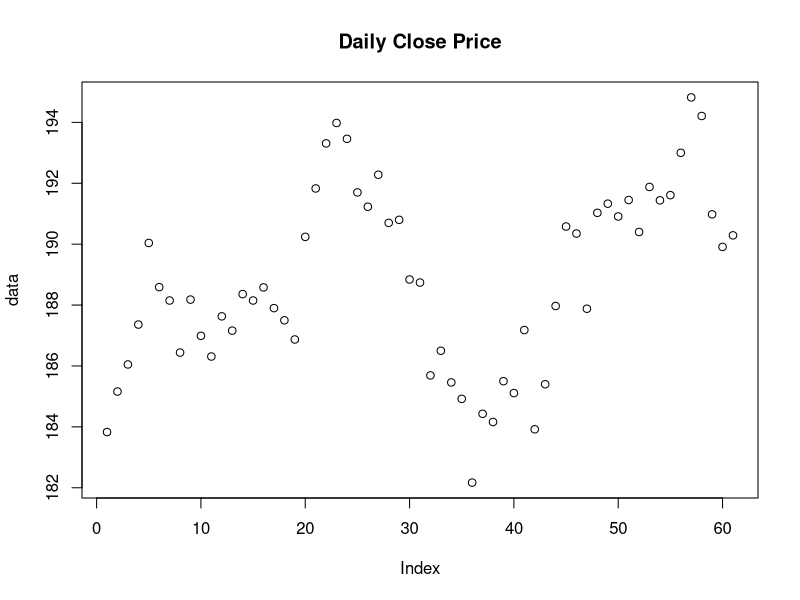
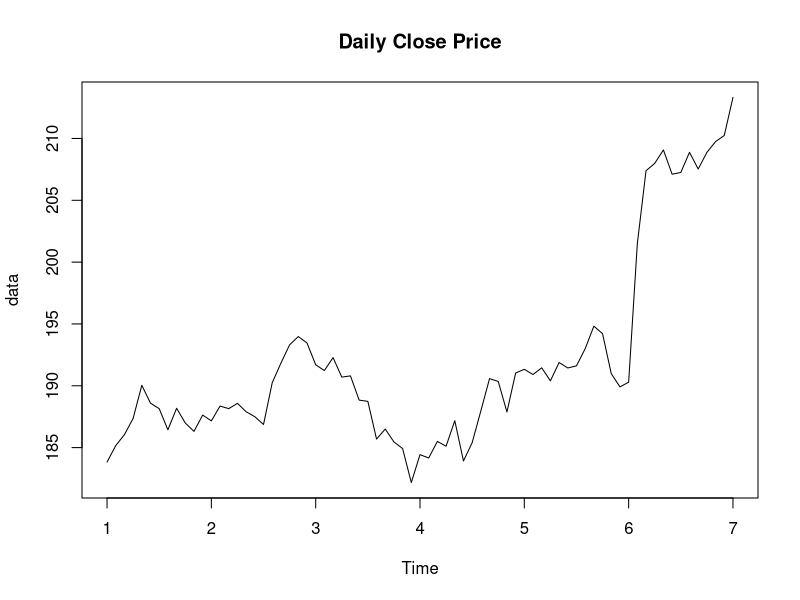
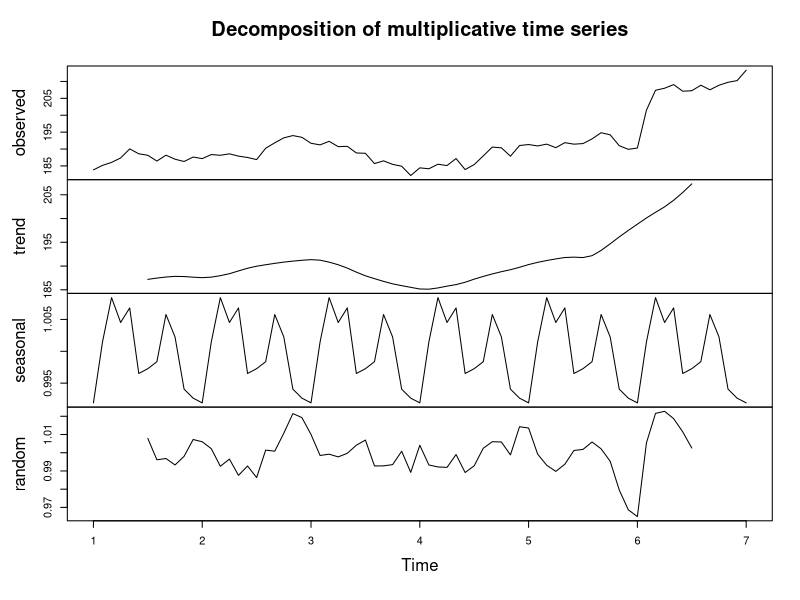

Write R code to recreate these figures, in order. (Note: this script raises an error after producing the figures.)
#------------------------------  Assignment 23 -----------------------------------

# Perform the below given activities:
# a. Take Apple Stock Prices from Yahoo Finance for last 90 days
# b. Predict the Stock closing prices for next 15 days.
# c. Submit your accuracy
# d. After 15 days again collect the data and compare with your forecast

# --------------------------------------------------------------------------------

getwd()
setwd("C:/Ayush Yuvraj/My Document/R studio/Assignment")
# import Apple stock price data
df <- read.csv('AAPL.csv')
head(df)
str(df)
View(df)

df$Date <- as.Date(df$Date)

data = ts(df$Close)
test = data[62:73]
data = data[1:61]

plot(data, main= "Daily Close Price")

data = ts(df$Close, frequency = 12)
plot(data, main = "Daily Close Price")

decompose(data)
decompose(data, type = "multi")

par(mfrow=c(1,2))
plot(decompose(data, type = "multi"))

# creating seasonal forecast
library(forecast)
par(mfrow=c(1.1))
seasonplot(data)

# lags
lag(data,10)
lag.plot(data)

# Partial auto correlation
pac <- pacf(data)
pac$acf

# Auto correlation
ac <- acf(data)
ac$acf

# looking at ACF and PACF graph it is clear that the time series is not stationary
#------------------------------------------
model <- lm(data ~ c(1:length(data)))
summary(model)

plot(resid(model), type = 'l')

accuracy(model)
#----------------------------------------------

# deseasonlise the time series

tbl <- stl(data, 'periodic')
stab <- seasadj(tbl)
seasonplot(stab, 12)

# unit root for stationarity
# The Augmented Dicky Fuller Test for  
library(tseries)
adf.test(data)
# P value is greater than 0.05 , hence we fail to reject the null hypo
# there is unit root in time series hence the time series is not stationary

#----------------------------------------------

# Automatic ARIMA Model 
model2 <- auto.arima(data)
model2
plot(forecast(model2, h=12))
accuracy(model2)
#----------------------------------------------

# running model on diff data
# difference method to smoothen the data with lag = 5
adf.test(diff(data, lag = 5))
plot(diff(data, lag = 5))

model3 <- auto.arima(diff(data, lag = 5))
accuracy(model3)

acf(diff(data, lag = 5))
pacf(diff(data, lag = 5))

#-------------------------------------------------

# taking random order
model4 <- Arima(diff(data, lag = 5), order = c(4,0,5))
model4
accuracy(model4)
plot(forecast(model4, h=12))
#---------------------------------------------------

# taking random order
model5 <- Arima(diff(data, lag = 5), order = c(4,0,4))
model5
accuracy(model5)
plot(forecast(model5, h=12))

#---------------------------------------------------

# taking random order
model6 <- Arima(diff(data, lag = 5), order = c(3,0,5))
model6
accuracy(model6)
plot(forecast(model6, h=12))

#---------------------------------------------------

# taking random order
model7 <- Arima(diff(data, lag = 5), order = c(0,0,1))
model7
accuracy(model7)
plot(forecast(model7, h=12))

#---------------------------------------------------

# taking random order
model8 <- Arima(diff(data, lag = 5), order = c(1,0,0))
model8
accuracy(model8)
plot(forecast(model8, h=12))

#---------------------------------------------------

# Holt Winters Exponential Smoothing Model
model9 <- HoltWinters(data, gamma = F)
summary(model9)
plot(forecast(model9, h=12))
accuracy(forecast(model9, h=12))

#-----------------------------------------------------

# ETS
model10 <- ets(data)
summary(model10)
plot(forecast(model10, h=12))
accuracy(forecast(model10, h=12))

#---------------------------------------------------------------
#  model2 ( Automatic ARIMA) is most accurate with MAPE 1.15
#---------------------------------------------------------------

# Making predictions for next 15 days
predicted <- forecast(model2, 15)

# comparing data with forecast
predicted$residuals[62:73]

#-------------------------------------------------------------------
